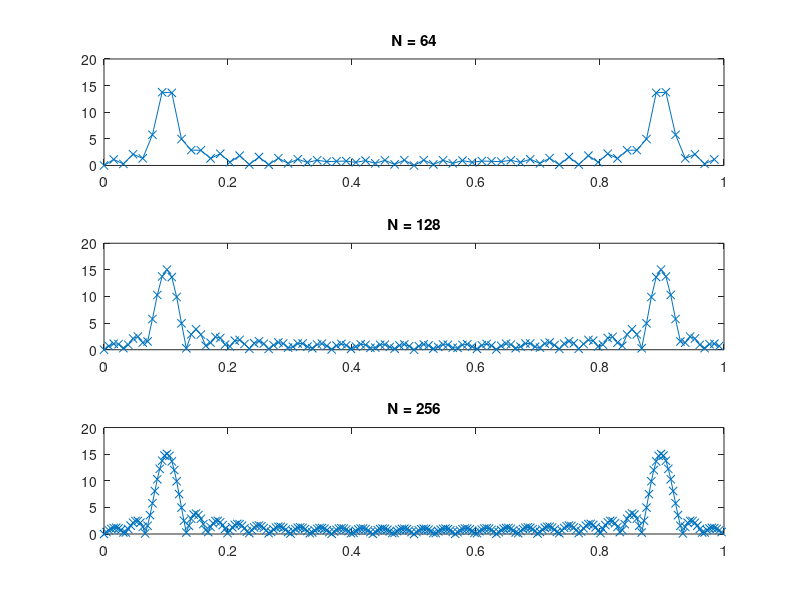

Write the MATLAB code that produced this figure.
% example 1
% FFT with different number of points
n = [0:29];
x = cos(2*pi*n/10);

N1 = 64
N2 = 128
N3 = 256
X1 = abs(fft(x, N1))
X2 = abs(fft(x, N2))
X3 = abs(fft(x, N3))

F1 = [0 : N1-1]/N1;
F2 = [0 : N2-1]/N2;
F3 = [0 : N3-1]/N3;

subplot(3, 1, 1)
plot(F1, X1, '-x'), title('N = 64'), axis([0 1 0 20])
subplot(3, 1, 2)
plot(F2, X2, '-x'), title('N = 128'), axis([0 1 0 20])
subplot(3, 1, 3)
plot(F3, X3, '-x'), title('N = 256'), axis([0 1 0 20])